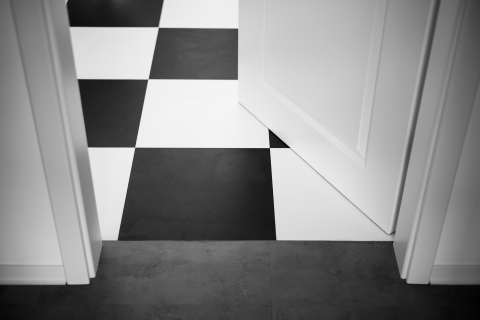
#> input picture abgabe7/p07_ecken.png, 480 x 320 px
$ python corner.py   (older library calls are emulated)
#> lines starting #> are read from the running program, lines starting #| are printed output that depends on the picture; after the words box and inside, x2 and y2 are one past the last pixel; in counts of white or black regions, pixels touching at a corner belong together; long printed decimals are rounded
#> further down, image is the input picture: shape (320, 480, 3); min 1, max 246, mean 135.8
from typing import Any

import cv2


def calculate_eigenvalues(x2, y2, xy) -> tuple[float, float] | None:
    a = 1
    b = -(x2 + y2)
    c = x2 * y2 - xy * xy

    # calculate the discriminant
    discriminant = b * b - 4 * a * c

    if discriminant < 0:
        # No real roots, return None
        return None

    # calculate the eigenvalues using the quadratic formula
    sqrt_discriminant = discriminant ** 0.5
    eigenvalue_1 = (-b + sqrt_discriminant) / (2 * a)
    eigenvalue_2 = (-b - sqrt_discriminant) / (2 * a)

    return eigenvalue_1, eigenvalue_2


def harris_corner_detection(image, k=0.06, threshold=0.01, alpha=1000) -> list[tuple[int, int, tuple[Any, Any]]]:
    # convert the image to grayscale
#> called with k = 0.06, threshold = 0.01, alpha = 1000
    gray = cv2.cvtColor(image, cv2.COLOR_BGR2GRAY)

    # compute the gradients using Sobel operators
    sobel_x = cv2.Sobel(gray, cv2.CV_64F, 1, 0, ksize=3)
    sobel_y = cv2.Sobel(gray, cv2.CV_64F, 0, 1, ksize=3)
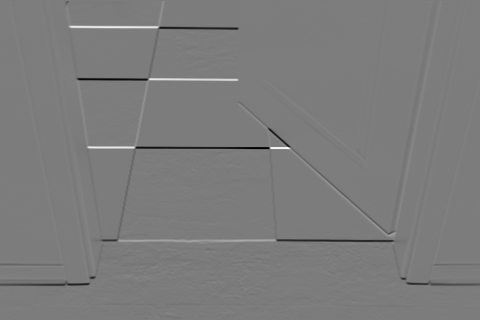
#> sobel_y: shape (320, 480) float64; min -809, max 845, mean -2.4; drawn with min black and max white

    # compute the elements of the Harris matrix
    sobel_x2 = sobel_x * sobel_x
    sobel_y2 = sobel_y * sobel_y
    sobel_xy = sobel_x * sobel_y
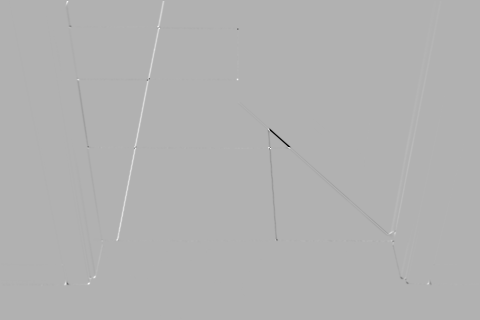
#> sobel_xy: shape (320, 480) float64; min -382800, max 167616, mean 33.8; drawn with min black and max white

    box_filter_size = 5

    # apply Box filter to the elements of the Harris matrix
    sobel_x2 = cv2.boxFilter(sobel_x2, -1, (box_filter_size, box_filter_size))
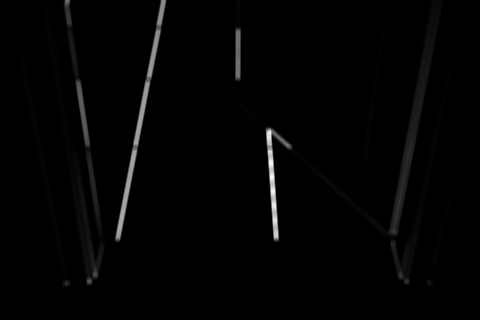
#> sobel_x2: shape (320, 480) float64; min 0, max 252303.2, mean 3409.7; drawn with min black and max white
    sobel_y2 = cv2.boxFilter(sobel_y2, -1, (box_filter_size, box_filter_size))
    sobel_xy = cv2.boxFilter(sobel_xy, -1, (box_filter_size, box_filter_size))
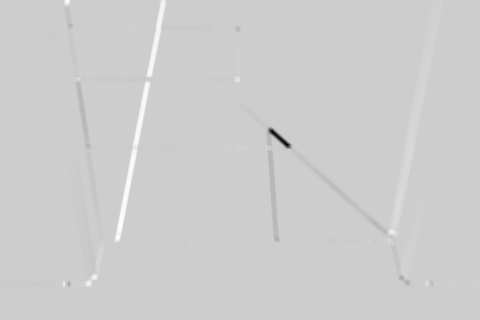
#> sobel_xy: shape (320, 480) float64; min -132930.8, max 32076.2, mean 34.6; drawn with min black and max white

    # compute the Harris response for each pixel
    det = sobel_x2 * sobel_y2 - sobel_xy * sobel_xy
    trace = sobel_x2 + sobel_y2
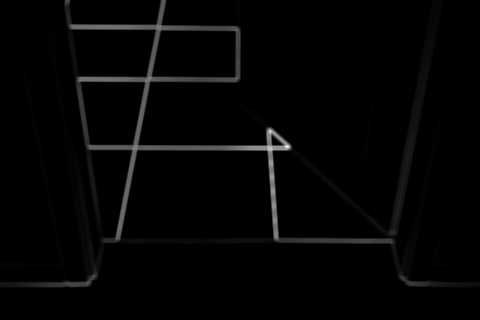
#> trace: shape (320, 480) float64; min 0, max 412098.4, mean 7228.5; drawn with min black and max white
    harris_response = det - k * trace * trace
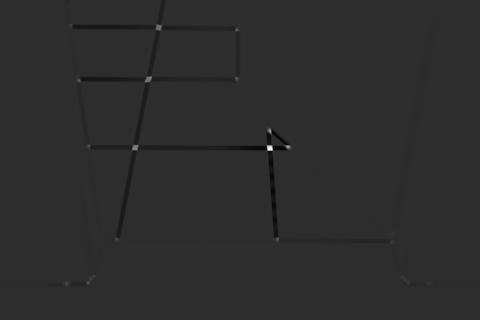
#> harris_response: shape (320, 480) float64; min -4.26e+09, max 1.99e+10, mean -34739953.4; drawn with min black and max white

    # Threshold the Harris response
    harris_response[harris_response < threshold * harris_response.max()] = 0

    height, width = harris_response.shape[:2]
#> height = 320; width = 480

    # stores found corners
    # stores the corner as tuple were index 0 is the x coordinate,
    # index 1 is the y coordinate and index 2 is the eigenvalues
    corners = []

    # find the corner coordinates and calculate eigenvalues
    for y in range(1, height - 1):
        for x in range(1, width - 1):
            if harris_response[y, x] != 0:
                x2 = sobel_x2[y, x]
                xy = sobel_xy[y, x]
                y2 = sobel_y2[y, x]

                # get eigenvalues
                e = calculate_eigenvalues(x2, y2, xy)

                # if eigenvalues is not None and min(e[0], e[1]) > alpha
                if e is not None and min(e[0], e[1]) > alpha:
                    corners.append((x, y, (e[0], e[1])))
#> after the loop, corners = 588 items

    return corners


# load image
image = cv2.imread('p07_ecken.png')
corners = harris_corner_detection(image)
#> corners = 588 items

# display the corners on the image by print circles where corners are
for corner in corners:
    x, y, eigenvalues = corner
    # draw red circles were a corner is
    cv2.circle(image, (x, y), 1, (0, 0, 255), 2)
    print(f"Corner at (x={x}, y={y}), Eigenvalues: {eigenvalues}")
#> this loop made 588 passes
#> (x, y, eigenvalues) on passes 1 to 3: (68, 24, (52325, 14163.3)), (69, 24, (61158.7, 26224.1)), (70, 24, (73435.6, 34251.6))
#| Corner at (x=68, y=24), Eigenvalues: (52324.964, 14163.276)
#| Corner at (x=69, y=24), Eigenvalues: (61158.722, 26224.078)
#| Corner at (x=70, y=24), Eigenvalues: (73435.564, 34251.556)
#| Corner at (x=71, y=24), Eigenvalues: (87388.297, 29759.143)
#| Corner at (x=72, y=24), Eigenvalues: (98683.919, 10157.521)
#| Corner at (x=156, y=24), Eigenvalues: (66657.694, 31208.466)
#| Corner at (x=157, y=24), Eigenvalues: (127079.193, 27471.607)
#| Corner at (x=158, y=24), Eigenvalues: (134522.054, 18814.186)
#> (further printed lines are left out)
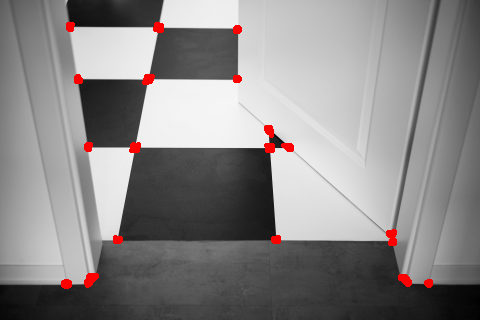
#> image: shape (320, 480, 3); 1.13% of pixels changed, all inside (x1, y1, x2, y2) = (61, 22, 433, 289)

cv2.imshow('Harris Corner Detection Result', image)
cv2.waitKey(0)
cv2.destroyAllWindows()
